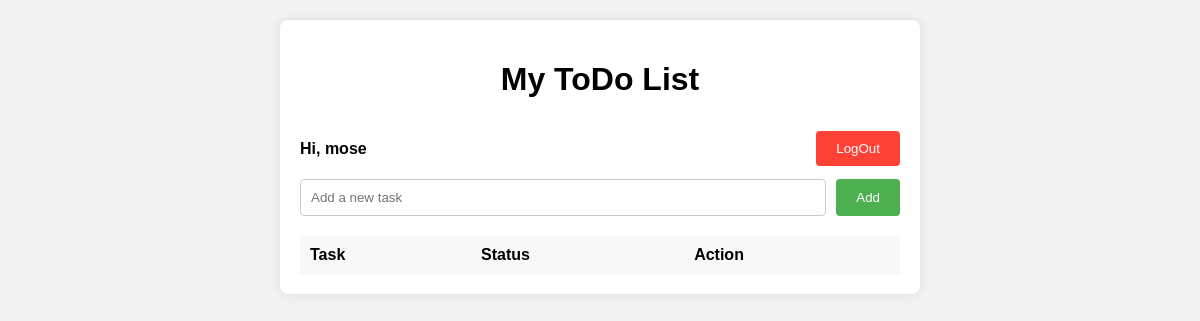
The app's page /home/ (signed in), older data.
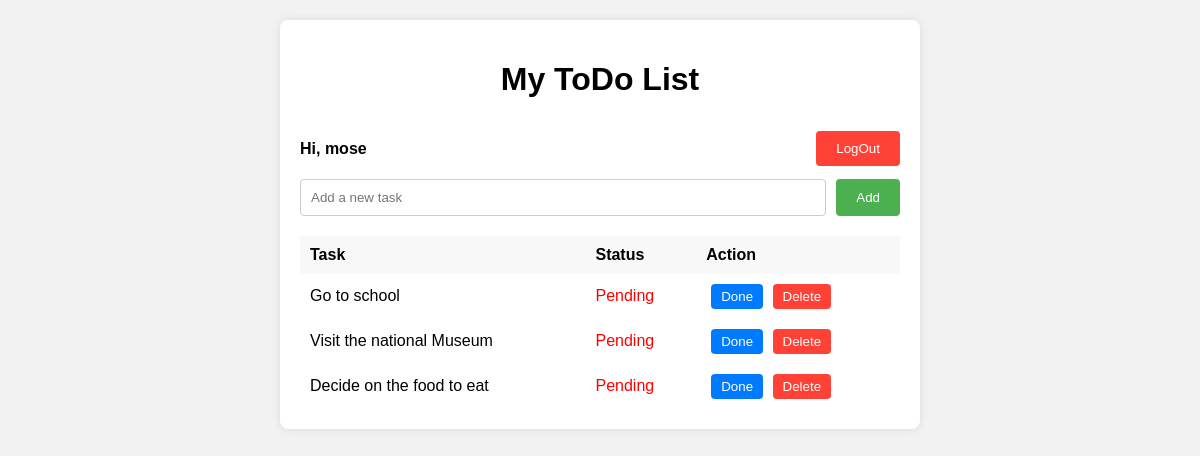
The same page, newer data.
### todo_app/models.py (models this page shows, shortened)
class Task(models.Model):
    user = models.ForeignKey(User, on_delete=models.CASCADE, default=None)
    title = models.CharField(max_length=200)
    complete = models.BooleanField(default=False)
    created = models.DateTimeField(auto_now_add=True)

### todo_app/views.py (the view)
# urls.py: path('home/', views.home, name='home'),
@login_required
def home(request):
    if request.method == 'POST':
        task = request.POST.get('task')
        if task:
            task = Task(user=request.user, title=task)
            task.save()
    tasks = Task.objects.filter(user=request.user)
    context = {'tasks': tasks}
    return render(request, 'todo_app/home.html', context)

### todo_app/templates/todo_app/home.html (shortened to what this page needs)
<!DOCTYPE html>
<html lang="en">
  <head>
  </head>
  <body>
    <div class="container">
      <h1>My ToDo List</h1>
      <div class="userHeader">
        <h4>Hi, {{ user.username }}</h4>
        <a href="{% url 'logout' %}">
          <button class="logout">LogOut</button>
        </a>
      </div>
      <form action="" method="post">
        <div class="form-group">
          <input
            type="text"
            id="new-task"
            placeholder="Add a new task"
            name="task"
          />
          <button onclick="addTask()">Add</button>
        </div>
      </form>
      <table id="tasks">
        <thead>
          <tr>
            <th>Task</th>
            <th>Status</th>
            <th>Action</th>
          </tr>
        </thead>
        <tbody>
          {% for task in tasks%}
          <tr>
            <td>{{ task.title }}</td>
            <td>
              {% if task.complete %}
              <span style="color: green">Completed</span>
              {% else %}
              <span style="color: red">Pending</span>
              {% endif %}
            </td>
            <td>
              <a href="{% url 'complete_task' task.title%}">
                <button class="task-actions completed_btn">
                  {% if task.complete %} inProgress {% else %} Done {% endif %}
                </button></a
              >
              <a href=" {% url 'delete_task' task.title%}">
                <button
                  class="task-actions delete-btn"
                  onclick="deleteTask({{ task.id }})"
                >
                  Delete
                </button></a
              >
            </td>
          </tr>
          {% endfor %}
        </tbody>
      </table>
    </div>
  </body>
</html>

### todo_app/templates/todo_app/home.html (style rules this page uses)
body { font-family: Arial, sans-serif; background-color: #f2f2f2; display: flex; flex-direction: column; align-items: center; padding: 20px; margin: 0; }
.container { background-color: #ffffff; padding: 20px; border-radius: 8px; box-shadow: 0 0 10px rgba(0, 0, 0, 0.1); width: 100%; max-width: 600px; }
h1 { margin-bottom: 20px; text-align: center; }
.form-group { display: flex; margin-bottom: 20px; }
.form-group input { flex: 1; padding: 10px; border: 1px solid #ccc; border-radius: 4px; }
.form-group button, .logout { padding: 10px 20px; border: none; background-color: #4caf50; color: #ffffff; border-radius: 4px; cursor: pointer; margin-left: 10px; }
.userHeader { display: flex; justify-content: space-between; align-items: center; }
.userHeader button { background-color: #ff4136; color: #ffffff; border: none; padding: 10px 20px; border-radius: 4px; cursor: pointer; }
table { width: 100%; border-collapse: collapse; margin-top: 20px; }
table th, table td { padding: 10px; text-align: left; }
table th { background-color: #f8f8f8; }
.task-actions { border: none; padding: 5px 10px; border-radius: 4px; cursor: pointer; margin-left: 5px; }
.completed_btn { background-color: #007bff; color: #ffffff; }
.delete-btn { background-color: #ff4136; color: #ffffff; }

Row changes from the older to the newer data that the page shows:
added Task: title "Go to school", complete "Pending"
added Task: title "Visit the national Museum", complete "Pending"
added Task: title "Decide on the food to eat", complete "Pending"
